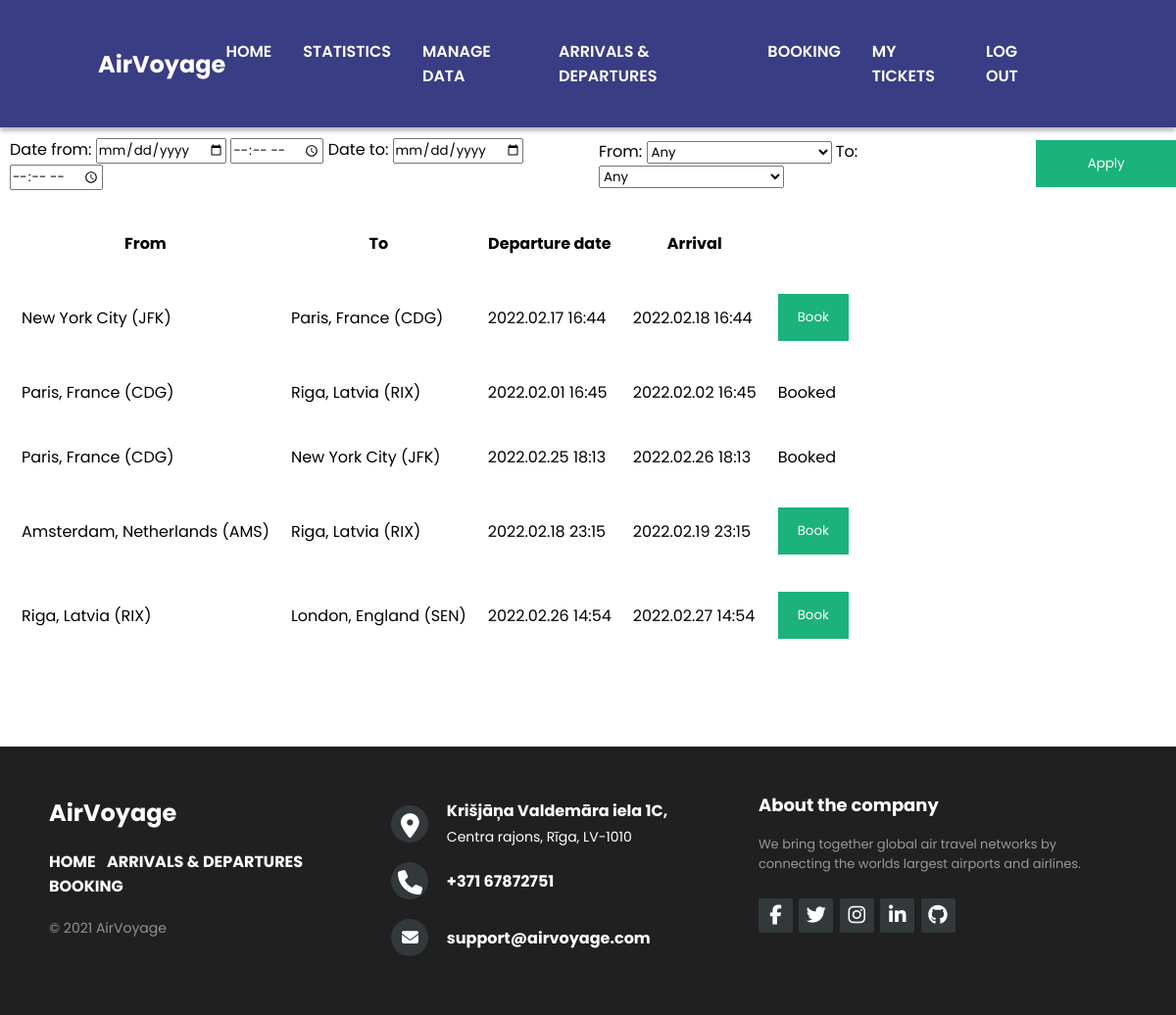
The app's page /booking (signed in) with its own data.
### AirVoyage/models.py (models this page shows, shortened)
class Flight(db.Model):
  id = db.Column(db.Integer, primary_key=True)
  number = db.Column(db.Integer)
  departureDate = db.Column(db.DateTime)
  arrivalDate = db.Column(db.DateTime)
  airportFromId = db.Column(db.String(150), db.ForeignKey('airport.abbreviation'))
  airportToId = db.Column(db.String(150), db.ForeignKey('airport.abbreviation'))
  airplaneId = db.Column(db.Integer, db.ForeignKey('airplane.id'))
  tickets = db.relationship("Ticket", backref='flight')
  isFinished = db.Column(db.Boolean, default=False)

class Airport(db.Model):
  name = db.Column(db.String(150))
  abbreviation = db.Column(db.String(3), primary_key=True)
  address = db.Column(db.String(150))
  airplanes = db.relationship("Airplane")
  incomingFlights = db.relationship("Flight", primaryjoin="and_(Airport.abbreviation==Flight.airportToId, Flight.isFinished==False)", backref='airportTo')
  outgoingFlights = db.relationship("Flight", primaryjoin="and_(Airport.abbreviation==Flight.airportFromId, Flight.isFinished==False)", backref='airportFrom')

### AirVoyage/views.py (the view)
@views.route('booking', methods=["GET", "POST"])
@flask_login.login_required
def booking():
  if request.form.get('action') == 'book':
      ticketId = 0
      if len(models.Ticket.query.all()) > 0:
        ticketId = models.Ticket.query.order_by(-models.Ticket.id).first().id + 1
      flightId = request.form.get('flightId')
      for ticket in flask_login.current_user.tickets:
        if ticket.flightId == int(flightId):
          return 'error'
      if models.Flight.query.get(flightId) is None:
        return "error"
      else:
        db.session.add(models.Ticket(
          id = ticketId,
          ownerId = flask_login.current_user.id,
          flightId = flightId,
          purchaseDate = datetime.now()))
        db.session.commit()
        return "success"
      return "error"
  elif request.method == 'GET':
    return render_template("booking.html",
      isLoggedIn = flask_login.current_user.is_authenticated,
      bookedFlightIds = [ticket.flightId for ticket in flask_login.current_user.tickets],
      isAdmin = isAdmin(flask_login.current_user),
      flights = db.session.query(models.Flight).all(),
      airports = models.Airport.query.all())

### AirVoyage/__init__.py (called while the page is built)
def create_app():
    app = Flask(__name__)
    app.config['SECRET_KEY'] = 'CLASSIFIED TOP SECRET KEY'
    app.config['SQLALCHEMY_DATABASE_URI'] = f'sqlite:///{DB_NAME}'
    db.init_app(app)
    from .views import views
    from .auth import auth
    app.register_blueprint(views, url_prefix='/')
    app.register_blueprint(auth, url_prefix='/')
    from .models import User
    create_database(app)
    login_manager = LoginManager()
    login_manager.login_view = 'auth.login'
    login_manager.init_app(app)
    @login_manager.user_loader
    def load_user(id):
        return User.query.get(int(id))
    return app

### AirVoyage/views.py (called while the page is built)
def isAdmin(user):
  admins = ['admin@admin.admin']
  if user.is_authenticated and user.email in admins:
    return True
  else:
    return False

### AirVoyage/templates/booking.html (shortened to what this page needs)
<!DOCTYPE html>
<html lang="en">
<head>
    <link rel="stylesheet" href="../static/css/signUp.css">
    <link rel="stylesheet" href="../static/css/booking.css">
    <link rel="stylesheet" href="../static/css/styles.css">
</head>
<body>
  {% include "header.html" %}
  <form id="filters">
    <div>
      <label for="dateFrom">Date from:</label>
      <input type="date" id="dateFrom" name="dateFrom"></input>
      <input type="time" id="timeFrom" name="timeFrom"></input>
      <label for="dateTo">Date to:</label>
      <input type="date" id="dateTo" name="dateTo"></input>
      <input type="time" id="timeTo" name="timeTo"></input>
    </div>
    <div>
      <label for="from">From:</label>
      <select id="from" name="from">
        <option value="">Any</option>
      </select>
      <label for="to">To:</label>
      <select id="to" name="to">
        <option value="">Any</option>
      </select>
    </div>
    <button type="submit">Apply</button>
  </form>
  <table id="flights">
    <tr>
      <th>From</th>
      <th>To</th>
      <th>Departure date</th>
      <th>Arrival</th>
    </tr>
    {% for flight in flights %}
      {% if not flight.isFinished %}
        <tr value="{{flight.id}}">
          <td>{{flight.airportFrom.address}} ({{flight.airportFrom.abbreviation}})</td>
          <td>{{flight.airportTo.address}} ({{flight.airportTo.abbreviation}})</td>
          <td>{{flight.departureDate.strftime('%Y.%m.%d %H:%M')}}</td>
          <td>{{flight.arrivalDate.strftime('%Y.%m.%d %H:%M')}}</td>
          {% if flight.id in bookedFlightIds %}
          <td>Booked</td>
          {% else %}
          <td><button class="book">Book</button></td>
          {% endif %}
        </tr>
      {% endif %}
    {% endfor %}
  </table>
  {% include "footer.html" %}
</body>
</html>

### AirVoyage/static/css/signUp.css (style rules this page uses)
* { margin: 0; padding: 0; box-sizing: border-box; font-family: 'Poppins', sans-serif; scroll-behavior: smooth; }
button { background-color: #04AA6D; color: white; padding: 14px 20px; margin: 8px 0; border: none; cursor: pointer; width: 100%; opacity: 0.9; }

### AirVoyage/static/css/booking.css (style rules this page uses)
form { display: flex; align-items: center; }
form button { width: 150px; margin-left: 10px; display: block; }
form div { padding: 5px; margin: 5px; display: block; }
th { text-decoration: none; }
tr { height: 64px; }
table, td { padding: 10px; }

### records on screen
Flight: {{ flight.id }} 2 (drawn), airportFrom.address "New York City", airportFrom.abbreviation "JFK", airportTo.address "Paris, France", airportTo.abbreviation "CDG", departureDate "2022.02.17 16:44", arrivalDate "2022.02.18 16:44", shows "Book"
Flight: {{ flight.id }} 4 (drawn), airportFrom.address "Paris, France", airportFrom.abbreviation "CDG", airportTo.address "Riga, Latvia", airportTo.abbreviation "RIX", departureDate "2022.02.01 16:45", arrivalDate "2022.02.02 16:45", shows "Booked"
Flight: {{ flight.id }} 5 (drawn), airportFrom.address "Paris, France", airportFrom.abbreviation "CDG", airportTo.address "New York City", airportTo.abbreviation "JFK", departureDate "2022.02.25 18:13", arrivalDate "2022.02.26 18:13", shows "Booked"
Flight: {{ flight.id }} 6 (drawn), airportFrom.address "Amsterdam, Netherlands", airportFrom.abbreviation "AMS", airportTo.address "Riga, Latvia", airportTo.abbreviation "RIX", departureDate "2022.02.18 23:15", arrivalDate "2022.02.19 23:15", shows "Book"
Flight: {{ flight.id }} 7 (drawn), airportFrom.address "Riga, Latvia", airportFrom.abbreviation "RIX", airportTo.address "London, England", airportTo.abbreviation "SEN", departureDate "2022.02.26 14:54", arrivalDate "2022.02.27 14:54", shows "Book"
